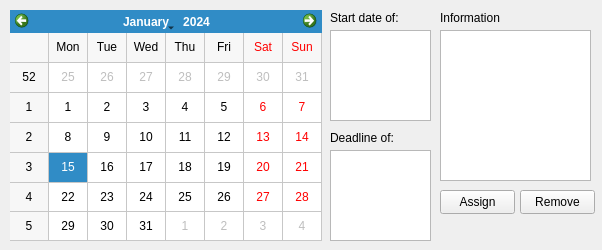
<?xml version="1.0" encoding="UTF-8"?>
<ui version="4.0">
 <class>Maintenance</class>
 <widget class="QWidget" name="Maintenance">
  <property name="geometry">
   <rect>
    <x>0</x>
    <y>0</y>
    <width>602</width>
    <height>250</height>
   </rect>
  </property>
  <property name="windowTitle">
   <string>Form</string>
  </property>
  <widget class="QCalendarWidget" name="calendarWidget">
   <property name="geometry">
    <rect>
     <x>10</x>
     <y>10</y>
     <width>312</width>
     <height>231</height>
    </rect>
   </property>
   <property name="gridVisible">
    <bool>true</bool>
   </property>
   <property name="navigationBarVisible">
    <bool>true</bool>
   </property>
  </widget>
  <widget class="QTableView" name="startDateTable">
   <property name="geometry">
    <rect>
     <x>330</x>
     <y>30</y>
     <width>101</width>
     <height>91</height>
    </rect>
   </property>
   <property name="showGrid">
    <bool>false</bool>
   </property>
   <attribute name="horizontalHeaderVisible">
    <bool>true</bool>
   </attribute>
   <attribute name="verticalHeaderVisible">
    <bool>false</bool>
   </attribute>
  </widget>
  <widget class="QLabel" name="startDateLabel">
   <property name="geometry">
    <rect>
     <x>330</x>
     <y>10</y>
     <width>101</width>
     <height>16</height>
    </rect>
   </property>
   <property name="text">
    <string>Start date of:</string>
   </property>
  </widget>
  <widget class="QTableView" name="deadlineTable">
   <property name="geometry">
    <rect>
     <x>330</x>
     <y>150</y>
     <width>101</width>
     <height>91</height>
    </rect>
   </property>
   <property name="showGrid">
    <bool>false</bool>
   </property>
   <attribute name="horizontalHeaderVisible">
    <bool>true</bool>
   </attribute>
   <attribute name="verticalHeaderVisible">
    <bool>false</bool>
   </attribute>
  </widget>
  <widget class="QLabel" name="deadlineLabel">
   <property name="geometry">
    <rect>
     <x>330</x>
     <y>130</y>
     <width>101</width>
     <height>16</height>
    </rect>
   </property>
   <property name="text">
    <string>Deadline of:</string>
   </property>
  </widget>
  <widget class="QTextEdit" name="txtInfo">
   <property name="geometry">
    <rect>
     <x>440</x>
     <y>30</y>
     <width>151</width>
     <height>151</height>
    </rect>
   </property>
   <property name="readOnly">
    <bool>true</bool>
   </property>
  </widget>
  <widget class="QLabel" name="informationLabel">
   <property name="geometry">
    <rect>
     <x>440</x>
     <y>10</y>
     <width>101</width>
     <height>16</height>
    </rect>
   </property>
   <property name="text">
    <string>Information</string>
   </property>
  </widget>
  <widget class="QPushButton" name="addBtn">
   <property name="geometry">
    <rect>
     <x>440</x>
     <y>190</y>
     <width>75</width>
     <height>24</height>
    </rect>
   </property>
   <property name="text">
    <string>Assign</string>
   </property>
  </widget>
  <widget class="QPushButton" name="removeBtn">
   <property name="geometry">
    <rect>
     <x>520</x>
     <y>190</y>
     <width>75</width>
     <height>24</height>
    </rect>
   </property>
   <property name="text">
    <string>Remove</string>
   </property>
  </widget>
 </widget>
 <resources/>
 <connections/>
</ui>
